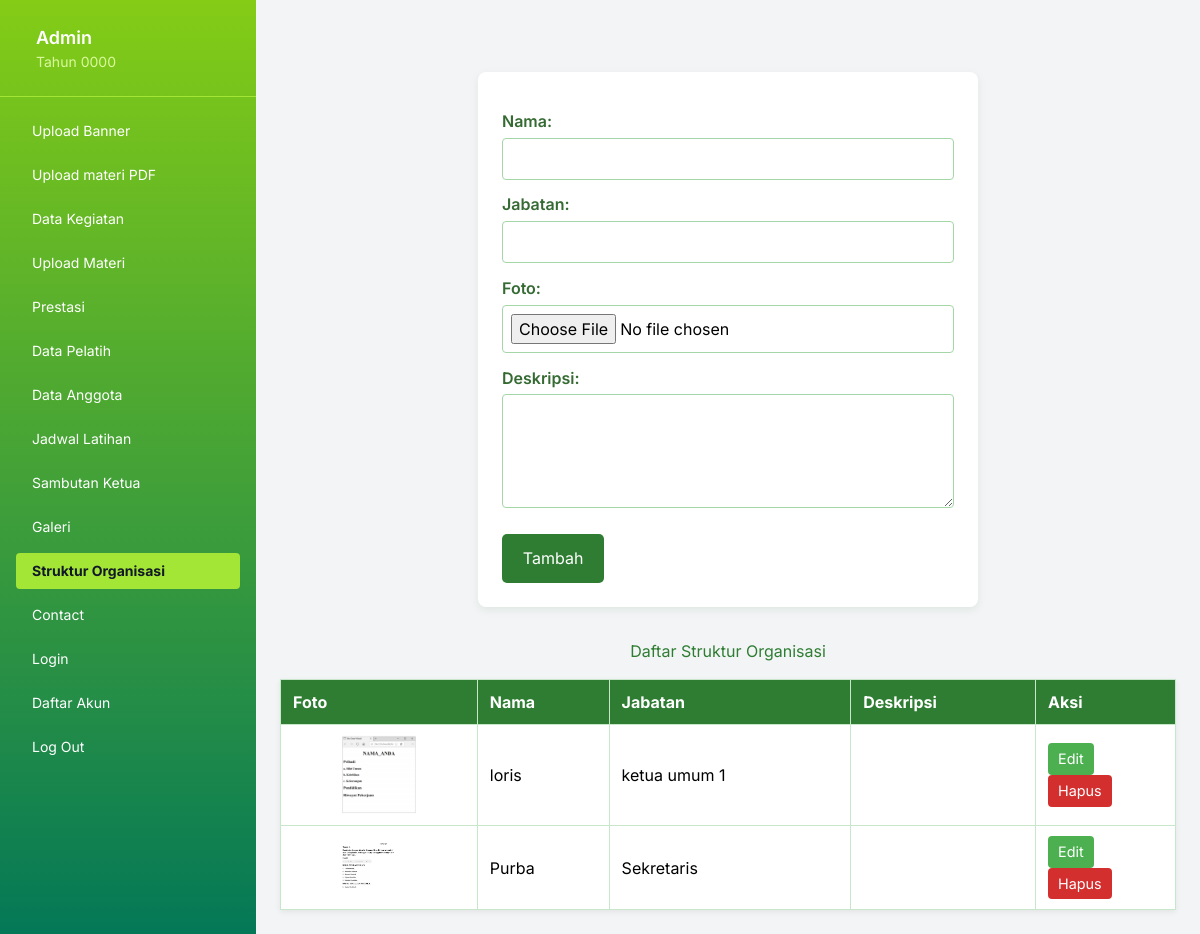
Page /admin/struktur_organisasi.php on the committed database.
### tables this page shows
CREATE TABLE `struktur_organisasi` (
  `id` int(11) NOT NULL,
  `nama` varchar(255) NOT NULL,
  `jabatan` varchar(255) NOT NULL,
  `foto` varchar(255) DEFAULT NULL,
  `deskripsi` text DEFAULT NULL,
  `created_at` timestamp NOT NULL DEFAULT current_timestamp()
);

### admin/struktur_organisasi.php (the view, shortened to what this page needs)
<?php
include '../koneksi/koneksi.php';
include 'header.php';
$editData = null;
$data = $conn->query("SELECT * FROM struktur_organisasi ORDER BY id ASC");
?>
<!DOCTYPE html>
<html lang="id">
<head>
</head>
<body>
<div class="container">
<br><br>
  <form method="post" enctype="multipart/form-data" autocomplete="off">
    <label for="nama">Nama:</label>
    <input type="text" id="nama" name="nama" required value="<?= $editData ? htmlspecialchars($editData['nama']) : '' ?>" />
    <label for="jabatan">Jabatan:</label>
    <input type="text" id="jabatan" name="jabatan" required value="<?= $editData ? htmlspecialchars($editData['jabatan']) : '' ?>" />
    <label for="foto">Foto: <?= $editData && $editData['foto'] ? "(kosongkan jika tidak ingin ganti)" : "" ?></label>
    <input type="file" id="foto" name="foto" accept="image/*" />
    <label for="deskripsi">Deskripsi:</label>
    <textarea id="deskripsi" name="deskripsi" rows="4"><?= $editData ? htmlspecialchars($editData['deskripsi']) : '' ?></textarea>
    <?php if ($editData): ?>
      <button type="submit" name="update">Update</button>
      <a href="struktur_organisasi.php">Batal</a>
    <?php else: ?>
      <button type="submit" name="tambah">Tambah</button>
    <?php endif; ?>
  </form>
  <h2>Daftar Struktur Organisasi</h2>
  <?php if ($data && $data->num_rows > 0): ?>
  <table>
    <thead>
      <tr>
        <th>Foto</th>
        <th>Nama</th>
        <th>Jabatan</th>
        <th>Deskripsi</th>
        <th style="width: 140px;">Aksi</th>
      </tr>
    </thead>
    <tbody>
      <?php while ($row = $data->fetch_assoc()): ?>
        <tr>
          <td>
            <?php if ($row['foto'] && file_exists('uploads/' . $row['foto'])): ?>
              <img src="uploads/<?= htmlspecialchars($row['foto']) ?>" alt="<?= htmlspecialchars($row['nama']) ?>" />
            <?php else: ?>
              No Image
            <?php endif; ?>
          </td>
          <td><?= htmlspecialchars($row['nama']) ?></td>
          <td><?= htmlspecialchars($row['jabatan']) ?></td>
          <td style="max-width: 300px;"><?= nl2br(htmlspecialchars($row['deskripsi'])) ?></td>
          <td>
            <a class="button-link" href="?edit=<?= $row['id'] ?>">Edit</a>
            <a class="button-link delete-link" href="?hapus=<?= $row['id'] ?>" onclick="return confirm('Yakin ingin menghapus data ini?')">Hapus</a>
          </td>
        </tr>
      <?php endwhile; ?>
    </tbody>
  </table>
  <?php else: ?>
    <p style="text-align:center; color:#555;">Belum ada data struktur organisasi.</p>
  <?php endif; ?>
</div>
</body>
</html>

### admin/header.php (style rules this page uses)
body { font-family: 'Inter', sans-serif; }

### admin/struktur_organisasi.php (style rules this page uses)
.container { max-width: 900px; margin: 0 auto; }
form { background: white; padding: 1.5rem; border-radius: 8px; box-shadow: 0 3px 8px rgba(46,125,50,0.1); margin-bottom: 2rem; max-width: 500px; margin-left: auto; margin-right: auto; }
label { display: block; margin-top: 0.8rem; font-weight: 600; color: #356b33; }
input[type=text], textarea, input[type=file] { width: 100%; padding: 0.5rem; border: 1px solid #a5d6a7; border-radius: 4px; margin-top: 0.3rem; box-sizing: border-box; font-size: 1rem; }
textarea { resize: vertical; }
button { margin-top: 1.2rem; background-color: #2e7d32; color: white; border: none; padding: 0.8rem 1.3rem; border-radius: 5px; cursor: pointer; font-size: 1rem; display: inline-block; }
h2 { color: #2e7d32; margin-bottom: 1rem; text-align: center; }
table { width: 100%; border-collapse: collapse; background: white; box-shadow: 0 2px 6px rgba(0,0,0,0.07); }
th, td { border: 1px solid #c8e6c9; padding: 10px 12px; text-align: left; vertical-align: middle; }
th { background-color: #2e7d32; color: white; }
td img { max-width: 80px; border-radius: 4px; display: block; margin: 0 auto; }
a.button-link { display: inline-block; padding: 5px 10px; background: #4caf50; color: white; border-radius: 4px; text-decoration: none; font-size: 0.9rem; margin-right: 5px; }
a.delete-link { background: #d32f2f; }

### rows in the picture
struktur_organisasi: foto (picture), nama "loris", jabatan "ketua umum 1"
struktur_organisasi: foto (picture), nama "Purba", jabatan "Sekretaris"

### other values in the picture
$siteTitle "Admin"
$siteTagline "Tahun 0000"
$label "Upload Banner"
$label "Upload materi PDF"
$label "Data Kegiatan"
$label "Upload Materi"
$label "Prestasi"
$label "Data Pelatih"
$label "Data Anggota"
$label "Jadwal Latihan"
$label "Sambutan Ketua"
$label "Galeri"
$label "Struktur Organisasi"
$label "Contact"
$label "Login"
